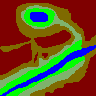

A level layout from a 2D game, rendered from its tile map. Below: a short description, then the map file with tile-grid data replaced by summaries:
An orthogonal 96x96 tile map with 1x1 px tiles, 1 tile layer (Calque de Tuiles 1).

<map version="1.10" tiledversion="1.11.2" orientation="orthogonal" renderorder="right-down" width="96" height="96" tilewidth="1" tileheight="1" infinite="0" nextlayerid="2" nextobjectid="1">
 <editorsettings>
  <export target="Extreme.csv" format="csv" />
 </editorsettings>
 <tileset firstgid="1" source="SimCity.tsx" />
 <layer id="1" name="Calque de Tuiles 1" width="96" height="96">
  <data>[9216 cells, 9216 non-empty, 5 distinct tile ids]</data>
 </layer>
</map>
